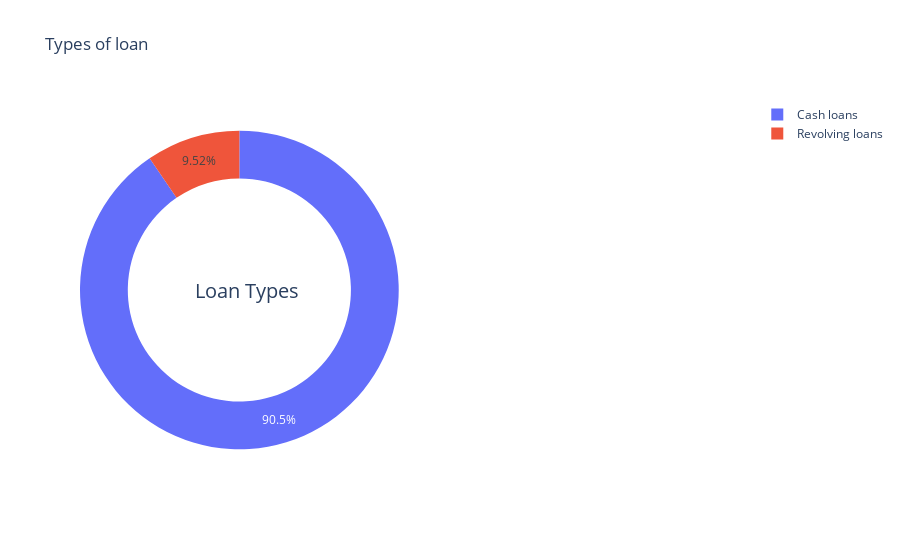

The notebook cell saved with this chart:
### Markdown cell above
**What types of loans are granted to customers?**

### Code cell
temp = app_train["NAME_CONTRACT_TYPE"].value_counts()
fig = {
  "data": [
    {
      "values": temp.values,
      "labels": temp.index,
      "domain": {"x": [0, .48]},
      #"name": "Types of Loans",
      #"hoverinfo":"label+percent+name",
      "hole": .7,
      "type": "pie"
    },

    ],
  "layout": {
        "title":"Types of loan",
        "annotations": [
            {
                "font": {
                    "size": 20
                },
                "showarrow": False,
                "text": "Loan Types",
                "x": 0.17,
                "y": 0.5
            }

        ]
    }
}
configure_plotly_browser_state()
iplot(fig)

### Figure 1 — Plotly figure (JSON) as saved in the notebook; plotly's stock layout.template omitted (floating-point values rounded to 4 significant figures)
{"data": [{"domain": {"x": [0, 0.48]}, "hole": 0.7, "labels": ["Cash loans", "Revolving loans"], "values": [278232, 29279], "type": "pie"}], "layout": {"annotations": [{"font": {"size": 20}, "showarrow": false, "text": "Loan Types", "x": 0.17, "y": 0.5}], "title": {"text": "Types of loan"}}}
